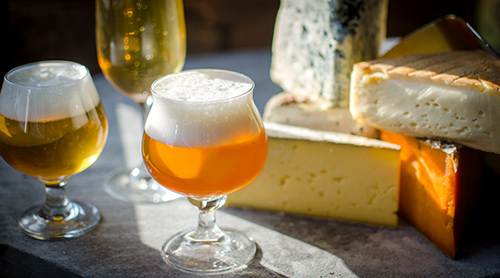
#> input picture assignment4/cheese.jpg, 500 x 278 px
$ jupyter execute --allow-errors Untitled0.ipynb   (Python 2 division)
#> lines starting #> are read from the running program, lines starting #| are printed output that depends on the picture; after the words box and inside, x2 and y2 are one past the last pixel; in counts of white or black regions, pixels touching at a corner belong together
[cell 1]
# ASSIGNMENT 4
# Your Name

import cv2
import numpy as np
import scipy as sp

""" Assignment 4 - Detecting Gradients / Edges

This file has a number of functions that you need to fill out in order to
complete the assignment. Please write the appropriate code, following the
instructions on which functions you may or may not use.

GENERAL RULES:
    1. DO NOT INCLUDE code that saves, shows, displays, writes the image that
    you are being passed in. Do that on your own if you need to save the images
    but the functions should NOT save the image to file. (This is a problem
    for us when grading because running 200 files results a lot of images being
    saved to file and opened in dialogs, which is not ideal). Thanks.

    2. DO NOT import any other libraries aside from the three libraries that we
    provide. You may not import anything else, you should be able to complete
    the assignment with the given libraries (and in most cases without them).

    3. DO NOT change the format of this file. Do not put functions into classes,
    or your own infrastructure. This makes grading very difficult for us. Please
    only write code in the allotted region.
"""

def imageGradientX(image):
    """ This function differentiates an image in the X direction.

    Note: See lectures 02-06 (Differentiating an image in X and Y) for a good
    explanation of how to perform this operation.

    The X direction means that you are subtracting columns:
    der. F(x, y) = F(x+1, y) - F(x, y)
    This corresponds to image[r,c] = image[r,c+1] - image[r,c]

    You should compute the absolute value of the differences in order to avoid
    setting a pixel to a negative value which would not make sense.

    We want you to iterate the image to complete this function. You may NOT use
    any functions that automatically do this for you.

    Args:
        image (numpy.ndarray): A grayscale image represented in a numpy array.

    Returns:
        output (numpy.ndarray): The image gradient in the X direction. The shape
                                of the output array should have a width that is
                                one less than the original since no calculation
                                can be done once the last column is reached.
    """
    # WRITE YOUR CODE HERE.
    shift1 = np.float64(np.roll(image,-1,axis=1))

    diff = np.uint8(np.absolute(np.float64(image) - shift1))[:,0:-1]
    return diff

    # END OF FUNCTION.

def imageGradientY(image):
    """ This function differentiates an image in the Y direction.

    Note: See lectures 02-06 (Differentiating an image in X and Y) for a good
    explanation of how to perform this operation.

    The Y direction means that you are subtracting rows:
    der. F(x, y) = F(x, y+1) - F(x, y)
    This corresponds to image[r,c] = image[r+1,c] - image[r,c]

    You should compute the absolute value of the differences in order to avoid
    setting a pixel to a negative value which would not make sense.

    We want you to iterate the image to complete this function. You may NOT use
    any functions that automatically do this for you.

    Args:
        image (numpy.ndarray): A grayscale image represented in a numpy array.

    Returns:
        output (numpy.ndarray): The image gradient in the Y direction. The shape
                                of the output array should have a height that is
                                one less than the original since no calculation
                                can be done once the last row is reached.
    """
    # WRITE YOUR CODE HERE.
    shift1 = np.float64(np.roll(image,-1,axis=0))

    diff = np.uint8(np.absolute(np.float64(image) - shift1))[0:-1,:]

    return diff


    # END OF FUNCTION.

def computeGradient(image, kernel):
    """ This function applies an input 3x3 kernel to the image, and outputs the
    result. This is the first step in edge detection which we discussed in
    lecture.

    You may assume the kernel is a 3 x 3 matrix.
    View lectures 2-05, 2-06 and 2-07 to review this concept.

    The process is this: At each pixel, perform cross-correlation using the
    given kernel. Do this for every pixel, and return the output image.

    The most common question we get for this assignment is what do you do at
    image[i, j] when the kernel goes outside the bounds of the image. You are
    allowed to start iterating the image at image[1, 1] (instead of 0, 0) and
    end iterating at the width - 1, and column - 1.

    Note: The output is a gradient depending on what kernel is used.

    Args:
        image (numpy.ndarray): A grayscale image represented in a numpy array.
        kernel (numpy.ndarray): A 3x3 kernel represented in a numpy array.

    Returns:
        output (numpy.ndarray): The computed gradient for the input image. The
                                size of the output array should be two rows and
                                two columns smaller than the original image
                                size.
    """
    # WRITE YOUR CODE HERE.
    rows, columns = image.shape
    rows = rows -1
    columns = columns - 1
    new_image = np.zeros((rows,columns), np.float64)
    for row in range(1,rows):
        for column in range(1,columns):
            F = image[row-1:row+2,column-1:column+2]

            summed = np.tensordot(F, kernel, axes=2)
            value = summed/8
            new_image[row,column] = value
    return new_image


    # END OF FUNCTION.

[cell 2]
testImage = cv2.imread("cheese.jpg", cv2.IMREAD_GRAYSCALE)
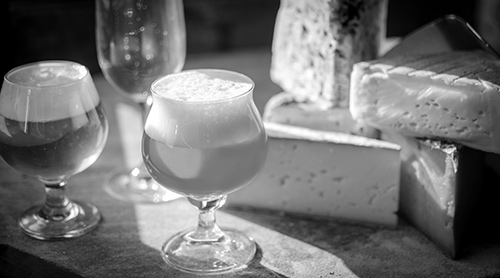
#> testImage: shape (278, 500); min 0, max 255, mean 113.6

#kernel = np.ones((5,5),np.float32)/25
#testImage = cv2.filter2D(testImage,-1,kernel)

[cell 3]
diffx = imageGradientX(testImage)
#> in imageGradientX, `shift1 = np.float64(np.roll(image,-1,axis=1))`:
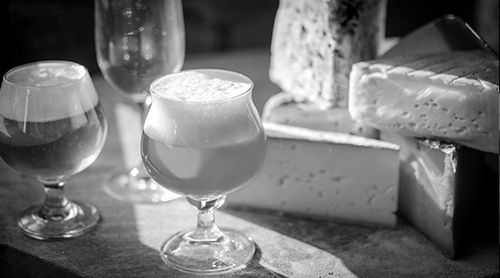
#> shift1: shape (278, 500) float64; min 0, max 255, mean 113.6
#> in imageGradientX, `diff = np.uint8(np.absolute(np.float64(image) - shift1))[:,0:-1]`:
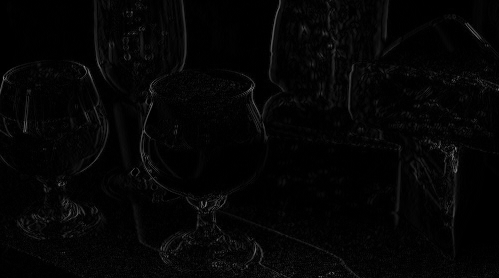
#> diff: shape (278, 499); min 0, max 129, mean 4.8
diffy = imageGradientY(testImage)
#> in imageGradientY, `shift1 = np.float64(np.roll(image,-1,axis=0))`:
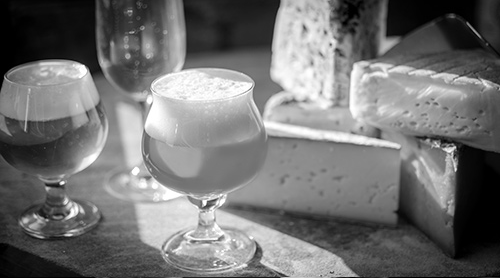
#> shift1: shape (278, 500) float64; min 0, max 255, mean 113.6
#> in imageGradientY, `diff = np.uint8(np.absolute(np.float64(image) - shift1))[0:-1,:]`:
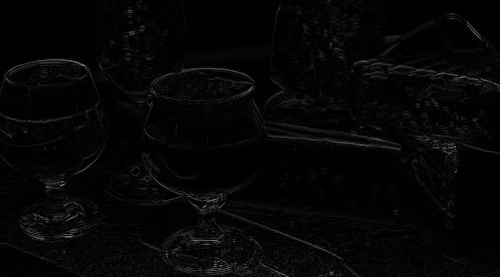
#> diff: shape (277, 500); min 0, max 151, mean 5.6
kernelGrad = np.array([[-1, 0 , 1],[-2, 0, 2],[-1 , 0, 1]])

[cell 4]
newimage = computeGradient(testImage, kernelGrad)
#> after the loop in computeGradient, `for row in range(1,rows):`:
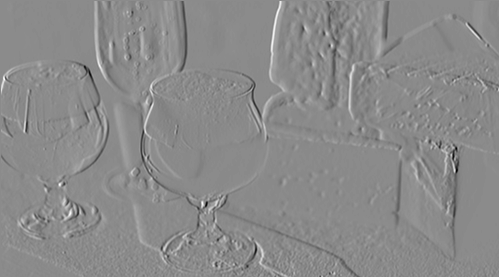
#> new_image: shape (277, 499) float64; min -88, max 73, mean -0.4; drawn with min black and max white

#> (a cell that did not finish here is left out)

[cell 6]
cv2.imshow('x',newimage)
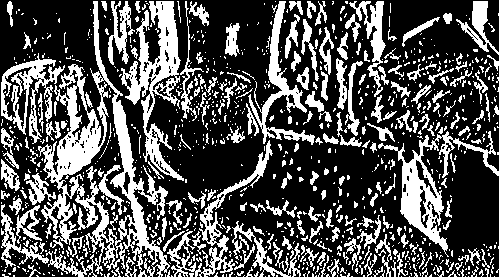
#> window 'x': shape (277, 499); 32% white; 1022 white regions (804 under 20 px), largest, box (x1, y1, x2, y2) and area: (38, 1, 170, 277) 9379, (121, 1, 184, 181) 3747, (378, 131, 499, 257) 2973

[cell 7]
cv2.imwrite("cheeseEdge.jpg", newimage)
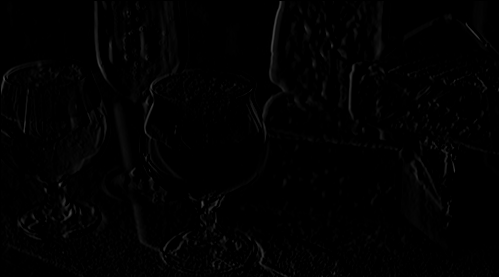
#> saved as cheeseEdge.jpg: shape (277, 499); min 0, max 73, mean 1.7
#> Out = True

[cell 8]
def convertToBlackAndWhite(image):
    """ This function converts a grayscale image to black and white.

    Assignment Instructions: Iterate through every pixel in the image. If the
    pixel is strictly greater than 128, set the pixel to 255. Otherwise, set the
    pixel to 0. You are essentially converting the input into a 1-bit image, as
    we discussed in lecture, it is a 2-color image.

    You may NOT use any thresholding functions provided by OpenCV to do this.
    All other functions are fair game.

    Args:
        image (numpy.ndarray): A grayscale image represented in a numpy array.

    Returns:
        numpy.ndarray: The black and white image.
    """
    # WRITE YOUR CODE HERE.
    rows, columns = image.shape
    new_image = np.zeros((rows,columns), np.uint8)
    mask_bi = image > 7
    new_image[mask_bi] = 255

    return new_image

[cell 9]
print newimage.max()
#| 73.0

$ run again, with assignment4/apple.jpg copied over assignment4/cheese.jpg
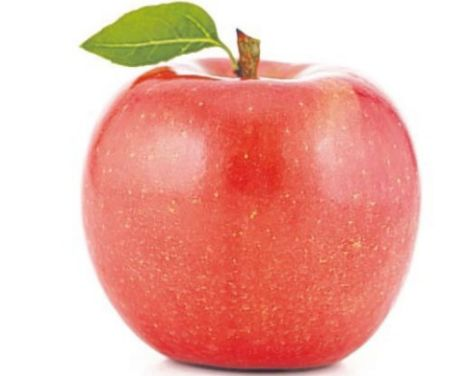
#> input picture assignment4/apple.jpg, 466 x 376 px
#> after the loop in computeGradient, `for row in range(1,rows):`:
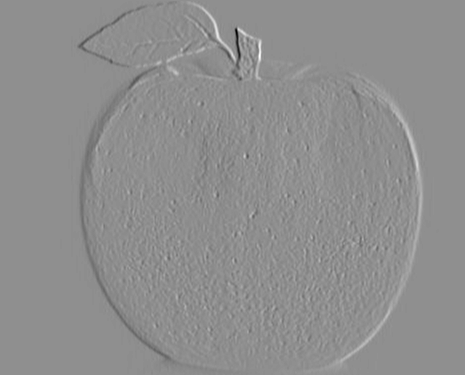
#> new_image: shape (375, 465) float64; min -76, max 59, mean -0.3; drawn with min black and max white
#> `cv2.imshow('x',newimage)`:
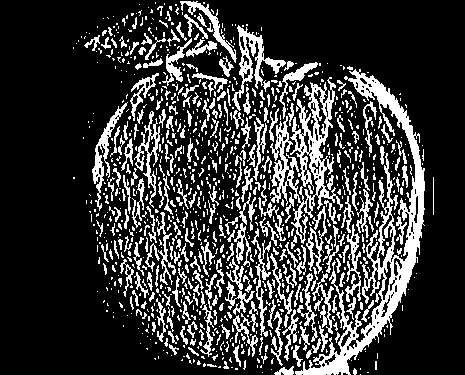
#> window 'x': shape (375, 465); 21.5% white; 996 white regions (717 under 20 px), largest, box (x1, y1, x2, y2) and area: (295, 69, 425, 375) 6926, (270, 77, 343, 244) 3605, (232, 25, 286, 111) 1059
#> Out = True
#| 59.0

$ run again, with assignment4/test_image.jpg copied over assignment4/cheese.jpg
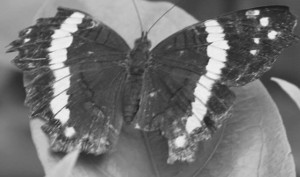
#> input picture assignment4/test_image.jpg, 300 x 177 px
#> testImage is the input picture: shape (177, 300); min 27, max 247, mean 113.9
#> `cv2.imshow('x',newimage)`:
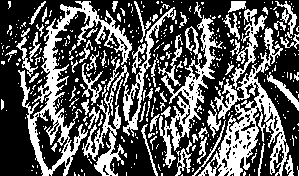
#> window 'x': shape (176, 299); 35.6% white; 414 white regions (346 under 20 px), largest, box (x1, y1, x2, y2) and area: (18, 1, 132, 176) 3800, (198, 27, 289, 176) 3695, (82, 7, 176, 176) 2168
#> `cv2.imwrite("cheeseEdge.jpg", newimage)`:
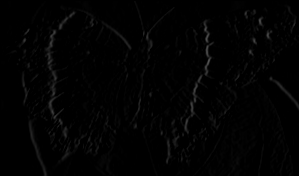
#> saved as cheeseEdge.jpg: shape (176, 299); min 0, max 83, mean 2.4
#> Out = True
#| 83.0
